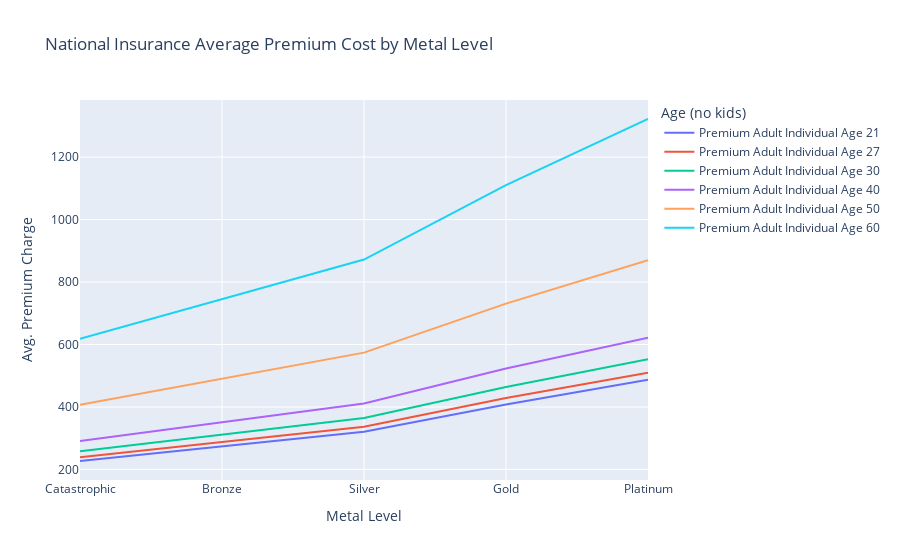

The cell this chart's notebook holds for it:
### Code cell


### Figure 1 — Plotly figure (JSON) as saved in the notebook; plotly's stock layout.template omitted (floating-point values rounded to 4 significant figures)
{"data": [{"hovertemplate": "Age (no kids)=Premium Adult Individual Age 21<br>Metal Level=%{x}<br>Avg. Premium Charge=%{y}<extra></extra>", "legendgroup": "Premium Adult Individual Age 21", "line": {"color": "#636efa", "dash": "solid"}, "mode": "lines", "name": "Premium Adult Individual Age 21", "orientation": "v", "showlegend": true, "type": "scatter", "x": ["Catastrophic", "Bronze", "Silver", "Gold", "Platinum"], "xaxis": "x", "y": [227, 274, 321, 408, 487], "yaxis": "y"}, {"hovertemplate": "Age (no kids)=Premium Adult Individual Age 27<br>Metal Level=%{x}<br>Avg. Premium Charge=%{y}<extra></extra>", "legendgroup": "Premium Adult Individual Age 27", "line": {"color": "#EF553B", "dash": "solid"}, "mode": "lines", "name": "Premium Adult Individual Age 27", "orientation": "v", "showlegend": true, "type": "scatter", "x": ["Catastrophic", "Bronze", "Silver", "Gold", "Platinum"], "xaxis": "x", "y": [239, 287, 337, 429, 510], "yaxis": "y"}, {"hovertemplate": "Age (no kids)=Premium Adult Individual Age 30 <br>Metal Level=%{x}<br>Avg. Premium Charge=%{y}<extra></extra>", "legendgroup": "Premium Adult Individual Age 30 ", "line": {"color": "#00cc96", "dash": "solid"}, "mode": "lines", "name": "Premium Adult Individual Age 30 ", "orientation": "v", "showlegend": true, "type": "scatter", "x": ["Catastrophic", "Bronze", "Silver", "Gold", "Platinum"], "xaxis": "x", "y": [258, 311, 365, 464, 553], "yaxis": "y"}, {"hovertemplate": "Age (no kids)=Premium Adult Individual Age 40 <br>Metal Level=%{x}<br>Avg. Premium Charge=%{y}<extra></extra>", "legendgroup": "Premium Adult Individual Age 40 ", "line": {"color": "#ab63fa", "dash": "solid"}, "mode": "lines", "name": "Premium Adult Individual Age 40 ", "orientation": "v", "showlegend": true, "type": "scatter", "x": ["Catastrophic", "Bronze", "Silver", "Gold", "Platinum"], "xaxis": "x", "y": [291, 350, 411, 523, 622], "yaxis": "y"}, {"hovertemplate": "Age (no kids)=Premium Adult Individual Age 50 <br>Metal Level=%{x}<br>Avg. Premium Charge=%{y}<extra></extra>", "legendgroup": "Premium Adult Individual Age 50 ", "line": {"color": "#FFA15A", "dash": "solid"}, "mode": "lines", "name": "Premium Adult Individual Age 50 ", "orientation": "v", "showlegend": true, "type": "scatter", "x": ["Catastrophic", "Bronze", "Silver", "Gold", "Platinum"], "xaxis": "x", "y": [407, 490, 574, 731, 870], "yaxis": "y"}, {"hovertemplate": "Age (no kids)=Premium Adult Individual Age 60 <br>Metal Level=%{x}<br>Avg. Premium Charge=%{y}<extra></extra>", "legendgroup": "Premium Adult Individual Age 60 ", "line": {"color": "#19d3f3", "dash": "solid"}, "mode": "lines", "name": "Premium Adult Individual Age 60 ", "orientation": "v", "showlegend": true, "type": "scatter", "x": ["Catastrophic", "Bronze", "Silver", "Gold", "Platinum"], "xaxis": "x", "y": [618, 744, 872, 1110, 1322], "yaxis": "y"}], "layout": {"legend": {"title": {"text": "Age (no kids)"}, "tracegroupgap": 0}, "title": {"text": "National Insurance Average Premium Cost by Metal Level"}, "xaxis": {"anchor": "y", "domain": [0, 1], "title": {"text": "Metal Level"}}, "yaxis": {"anchor": "x", "domain": [0, 1], "title": {"text": "Avg. Premium Charge"}}}}
